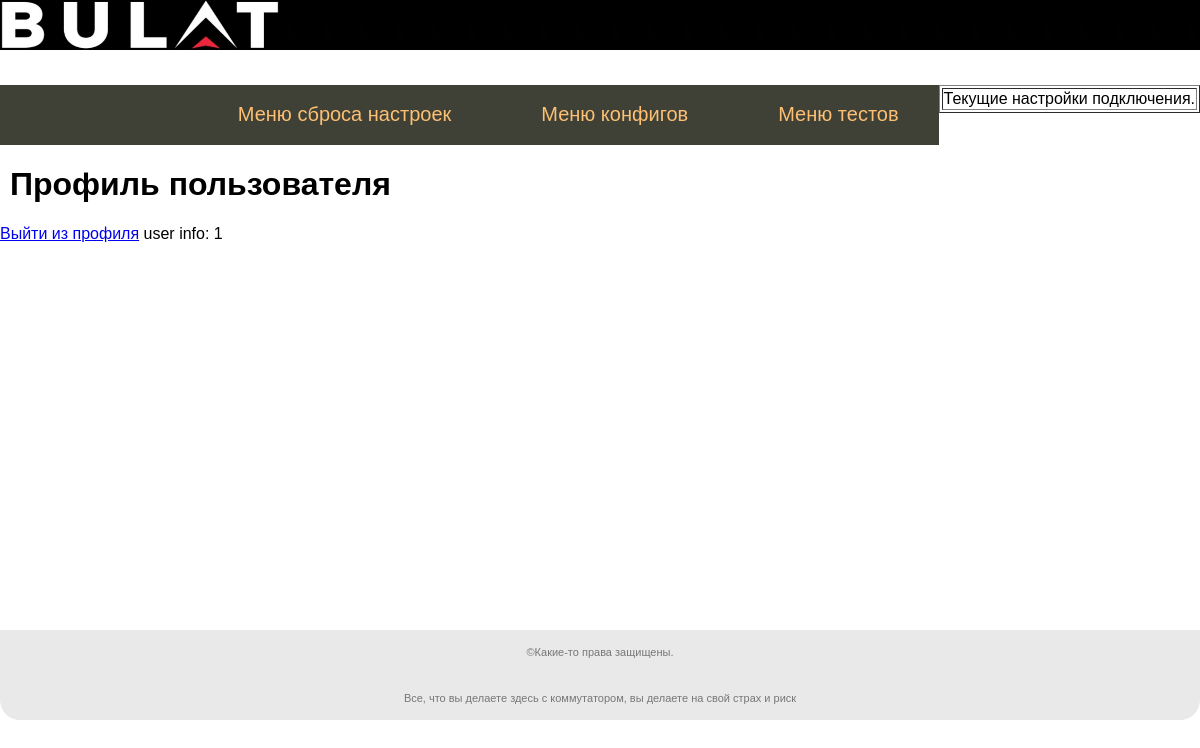
Screenshot of /profile (signed in) with the database file from the repository.
### tables this page shows
CREATE TABLE mainmenu (
id integer  PRIMARY KEY AUTOINCREMENT,
title text NOT NULL,
url text NOT NULL
);

### app.py (the view)
@app.route('/profile')
@login_required
def profile():
    return render_template("profile.html", menu=dbase.getMainmenu(), title="Профиль пользователя")

### FDataBase.py (called while the page is built)
    def getMainmenu(self):
        sql = '''SELECT * FROM mainmenu'''
        try:
            self.__cur.execute(sql) #
            res = self.__cur.fetchall() # вычитываем все записи
            if res: return res
        except:
            print("Error read from DB")
        return[]

    def getUser(self, user_id):
        try:
            self.__cur.execute(f"SELECT * FROM users WHERE id ='{user_id}' LIMIT 1")  # проверям мыло на существование в БД
            res = self.__cur.fetchone() # вычитываем  запис
            if not res:
                print('Пользователь с таким email no')
                return False
            return res
        except sqlite3.Error as er:
            print("Error get user from DB"+str(er))
        return False

### UserLogin.py (called while the page is built)
    def fromDB(self, user_id, db):
        self.__user = db.getUser(user_id)
        return self

    def get_id(self):
        return str(self.__user['id'])

### app.py (called while the page is built)
@login_manager.user_loader
def load_user(user_id):
    print('load_user')
    return UserLogin().fromDB(user_id,dbase)

def connect_db():
    conn = sq.connect(app.config['DATABASE']) # методу коннект передаем путь к базе
    conn.row_factory = sq.Row  # представит записи из базы в виде словаря
    return conn

def get_db():
    if not hasattr(g,'link_db'):
        g.link_db = connect_db()
    return g.link_db

@app.before_request
def before_request():
    global dbase
    global db
    db = get_db()
    dbase = FDataBase(db)

### templates/profile.html (shortened to what this page needs)
{% extends 'base.html' %}
{% block content %}
{{ super() }}
<a href="{{url_for('logout')}}">Выйти из профиля</a>
                user info: {{current_user.get_id()}}
{% endblock %}

### templates/base.html (shortened to what this page needs)
<!DOCTYPE html>
<html>
<body>
<div class="wrapper">
    <div class="page">
        <head>
            <link type="text/css" href="{{ url_for('static', filename='css/styles.css')}}" rel="stylesheet" />
            <div id="toplayer">
                <img src="static/images/logo_bulat2.jpg" width="279" height="50" alt="Логотип сайта">
            </div>
        </head>
        {% block content -%}
            {%- block constants -%}
                <ul class="constants">
                    <table border="1" align="right">
                    <tr><td colspan=2> Текущие настройки подключения.</tr></td>
                    </table>
                </ul>
            {% endblock constants -%}
            <div class="mainmenu">
                {%- block mainmenu -%}
                    <ul class="mainmenu">
                        {% for m in menu -%}
                            <li><a href="{{m.url}}">{{m.title}} </a></li>
                        {% endfor -%}
                    </ul>
                {% endblock mainmenu -%}
            </div>
            <div class="content">
                {% if title -%}
                    <h1>{{title}}</h1>
                {% else -%}
                    <h1>Основные тесты коммутатора Trident</h1>
                {% endif -%}
            </div>
        {% endblock content-%}
    </div>
    <div class="footer">
        <p>&copy;Какие-то права защищены.</p>
        <br>
        <p>Все, что вы делаете здесь с коммутатором, вы делаете на свой страх и риск</p>
    </div>
</div>
</body>
</html>

### static/css/styles.css (style rules this page uses)
html, body { font-family: 'Arial'; margin: 0; padding 0; height: 100%; width: 100%; }
.wrapper { height: 100%; max-width: 1550px; margin: 0 auto; }
.page { min-height: 90%; padding-bottom: 90px; box-sizing: border-box; }
.footer { height: 90px; margin-top: -90px; box-sizing: border-box; background: rgba(204, 204, 204, .43); border-radius: 0 0 20px 20px; padding: 5px; color: #777; font-size: 11px; font-family: Verdana, Geneva, Tahoma, sans-serif; text-align: center; }
ul.mainmenu { list-style: none; background: #3F4137; height: 60px; margin: 0; padding: 0; color: #fdc073; font-size: 20px; overflow: hidden; }
ul.mainmenu li { float: right; margin: 18px 40px 0 50px; }
ul.mainmenu li a { color: #fdc073; text-decoration: none; }
div.content { margin: 10px; }

### templates/base.html (style rules this page uses)
#toplayer { background: url(static/images/fon_bulat2.jpg) repeat-x; height: 69px; }

### rows the page displays
mainmenu: title "Меню тестов"
mainmenu: title "Меню конфигов"
mainmenu: title "Меню сброса настроек"

### other values shown
{{ title }} "Профиль пользователя"
{{ current_user.get_id() }} "1"
